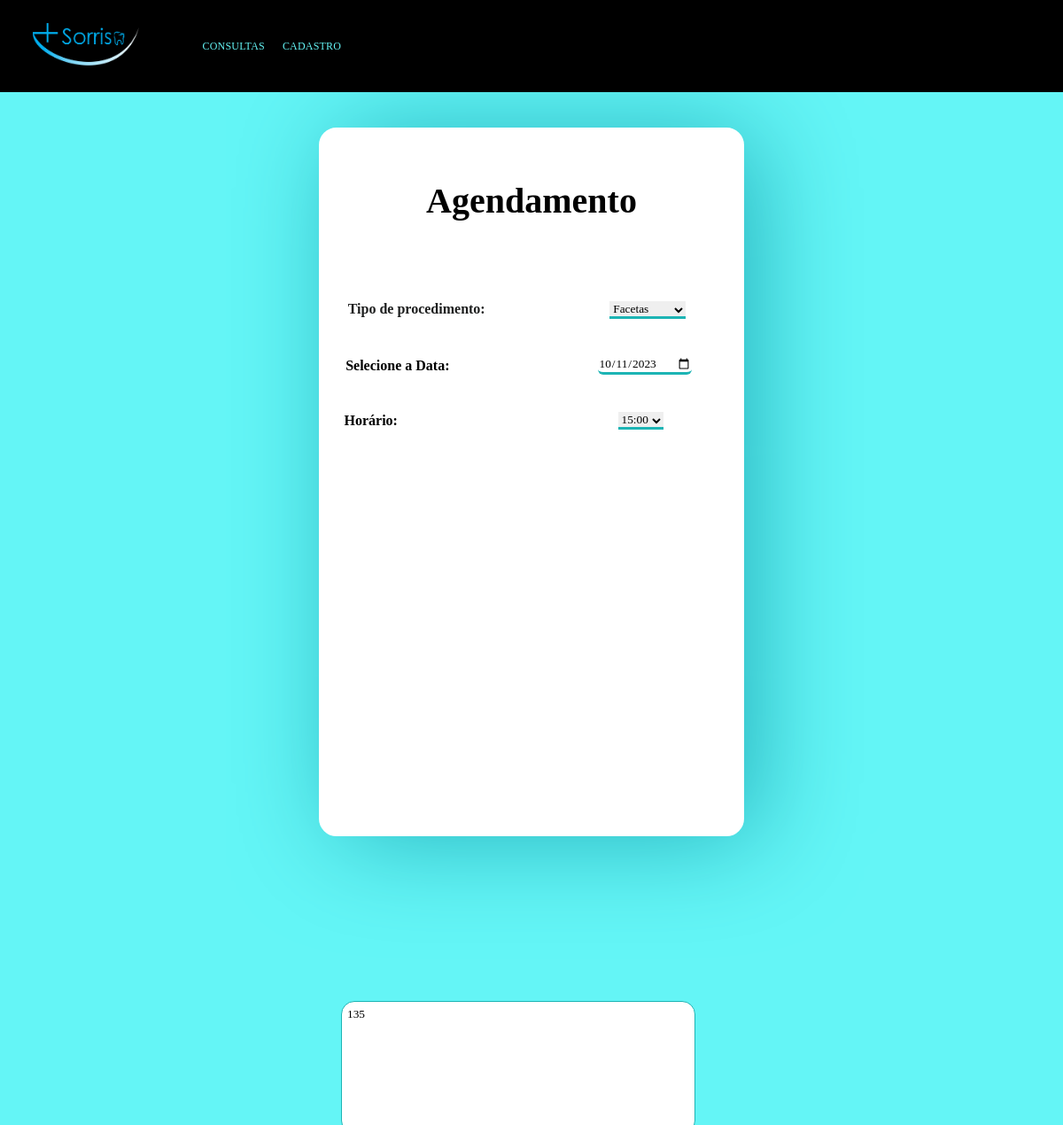
Screenshot of /portal/admin/editag.php?id=38 with the database file from the repository.
### tables this page shows
CREATE TABLE IF NOT EXISTS `agendamento` (
  `id_agendamento` int(11) NOT NULL AUTO_INCREMENT,
  `id_paciente` int(11) NOT NULL,
  `hora` time NOT NULL,
  `data` date NOT NULL,
  `procedimento` varchar(45) NOT NULL,
  `observacao` varchar(254) DEFAULT NULL,
  PRIMARY KEY (`id_agendamento`),
  KEY `id_paciente` (`id_paciente`)
);

### portal/admin/editag.php (the view, shortened to what this page needs)
<?php
if(!empty($_GET['id'])) {
    include_once('../conexao.php');
        $id = $_GET['id'];
        $sqlSelect = "SELECT * FROM agendamento WHERE id_agendamento=$id";
        $result = $mysqli->query($sqlSelect);
        if($result->num_rows > 0){
            while($user_data = mysqli_fetch_assoc($result)){
            $procedimento = $user_data['procedimento'];
            $data = $user_data['data'];
            $hora = $user_data['hora'];
            $observacao = $user_data['observacao'];
            }
        } else {
            header('Location: admin.php');
        }
}
?>
<!DOCTYPE html>
<html lang="pt-br">
<head>
	<link rel="stylesheet" type="text/css" href="../css/agendamento.css">
</head>
<body>
<header>
        <nav class="nav-bar">
            <a><img src="../img/sorriso.png"></a>
            <ul class="lista-de-itens">
                <li><a href="admin.php">Consultas</a></li>
                <li><a href="cadastros.php">Cadastro</a></li>
        </nav>
</header>
    <div id="conteudo-principal">
        <div class="container">
            <div class="titulo">
                <h2>Agendamento</h2>
                </div>
        <form class="formulario" method="post" action="saveeditag.php">
            <div class="dados-de-agendamento">
                <label class="usuario">Tipo de procedimento:</label>
                <select class="opções-de-procedimentos" id="procedimento" name="procedimento">
                    <option value="Facetas"<?php if ($procedimento == 'Facetas') echo 'selected'; ?>>Facetas</option>
                </select>
                </div>
                <div class="data">
                    <label class="se-data" required="required">Selecione a Data:</label>
                    <input class="inpdata" type="date" id="data" name="data" value= "<?php echo $data?>">
                </div>
                <div class="hora">
                    <label class="usuario">Horário:</label>
                    <select id="hora" name="hora">
                        <option value="15:00"<?php if ($hora == '15:00:00') echo 'selected'; ?>>15:00</option>
                </div>
        <div class="text-area-buttons">
            <textarea placeholder="Observação..." id="observacao" name="observacao"><?php echo $observacao; ?></textarea>
            </div>
        </form>
    </div>
</body>

### portal/css/agendamento.css (style rules this page uses)
* { margin: 0; padding: 0; font-family: Tahoma; box-sizing: border-box; }
body { height: 100vh; width: 100vw; background-color: #64f5f6; }
html { display: flex; height: 125vh; max-width: 100vw; }
header { position: fixed; display: flex; height: 13vh; width: 100vw; background-color: black; }
.nav-bar { width: 35vw; text-transform: uppercase; height: 100%; display: flex; justify-content: space-around; align-items: center; font-size: 9pt; letter-spacing: 0.2px; }
.lista-de-itens { display: flex; gap: 20px; list-style: none; }
.lista-de-itens a { position: relative; color: #64f5f6; text-decoration: none; font-style: none; }
.lista-de-itens a:before { content:''; position: absolute; bottom: -3px; width: 0px; height: 1px; left: 0px; background-color: white; transition: 0.9s; }
img { margin: 2px; width: 120px; }
.formulario { justify-content: center; align-items: center; font-weight: bold; }
.titulo { margin-top: 7vh; color: #000000; display: flex; justify-content: center; font-size: 20pt; }
#conteudo-principal { display: flex; justify-content: center; align-items: center; }
.container { margin-top: 18vh; border-radius: 20px; height: 100vh; min-width: 40vw; background-color: rgb(255, 255, 255); border: rgb(255, 255, 255) 3px solid; -webkit-box-shadow: 18px 4px 118px -6px rgba(35,176,186,1); -moz-box-shadow: 18px 4px 118px -6px rgba(35,176,186,1); box-shadow: 18px 4px 118px -6px rgba(35,176,186,1); }
.dados-de-agendamento { padding: 20px; color: #1e1f1f; display: flex; margin-top: 70px; justify-content: center; gap: 13.8vw; }
.usuario { margin-left: -33px; }
.data { margin-left: -29px; padding: 22px; justify-content: center; gap: 14vw; align-items: center; display: flex; }
.se-data { color: #000000; }
.hora { margin-left: -30px; padding: 20px; justify-content: center; gap: 22.8vw; align-items: center; display: flex; }
select { margin-left: -25px; outline: none; border: none; border-bottom: rgb(28, 180, 180) 3px solid; }
input { outline: none; cursor:pointer; border: none; border-radius: 6px; border-bottom: rgb(28, 180, 180) 3px solid; display: flex; background-color: rgb(255, 255, 255); }
.text-area-buttons { display: flex; justify-content: center; align-items: center; position: absolute; bottom: 3px; top: 90%; }
.text-area-buttons textarea { border-radius: 15px; padding: 6px; height: 150px; width: 400px; outline: none; resize: none; color: black tahoma solid 2pt; border-color: rgb(28, 180, 180); }

### rows the page displays
agendamento: procedimento "Facetas", data "10/11/2023", hora "15:00", observacao "135"
